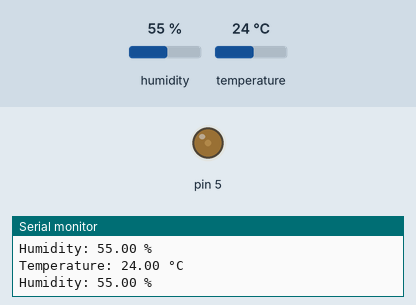
A sketch run on a simulated Arduino Uno, built with avr-gcc and run on an emulated ATmega328P. Parts: output pins drawn as LEDs (lit = HIGH), the last lines printed to the serial monitor. Inputs (shaded band) come from the test bench; at power-on: temperature 24 °C, humidity 55 %.

Above: at 2.8 s.
2.9 s: temperature set to 17 °C
5.6 s: temperature set to 14 °C
At 7.5 s:
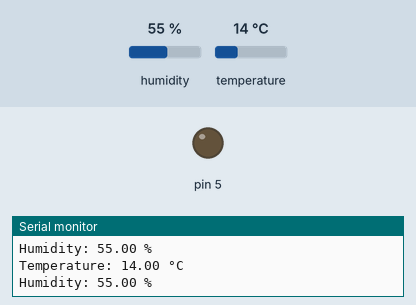
8.3 s: temperature set to 28 °C
At 11.1 s:
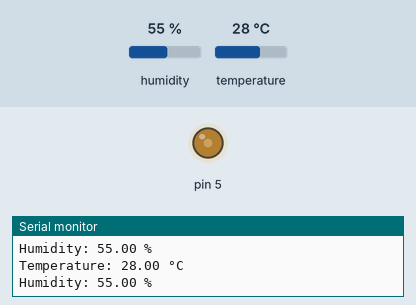
11.6 s: temperature set to 32 °C
At 13.6 s:
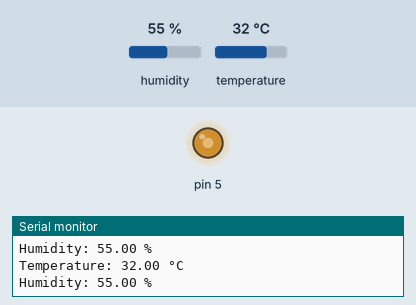
14.3 s: temperature set to 12 °C
At 17.2 s:
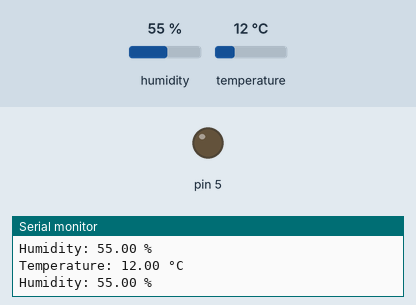
17.7 s: temperature set to 19 °C
At 19.6 s:
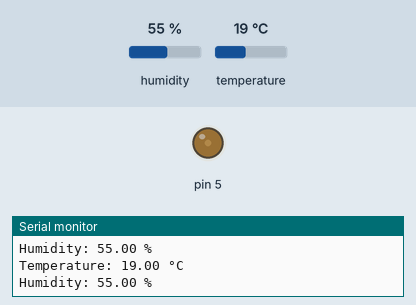
Timing chart, 0 to 21.1 s (numbered marks = the images above; inputs shaded):
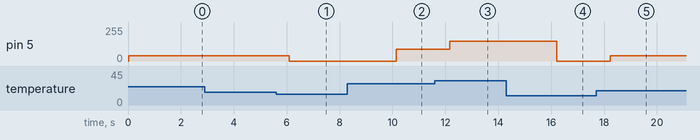

The sketch:

Arduino_code.ino
```cpp
#include <DHT.h>

// Set the type of DHT sensor you're using
#define DHTTYPE DHT11
// Pin to which the DATA pin of the DHT11 is connected
#define DHTPIN 2

// Initialize DHT sensor
DHT dht(DHTPIN, DHTTYPE);

void setup() {
  Serial.begin(9600);
  dht.begin();
}

void loop() {
  // Read the temperature in Celsius
  float temperature = dht.readTemperature();
  // Read the humidity
  float humidity = dht.readHumidity();

  // Check if any reads failed and exit early (to try again).
  if (isnan(temperature) || isnan(humidity)) {
    Serial.println("Failed to read from DHT sensor!");
    return;
  }

  // Control the output based on the temperature
  if (temperature > 30 && temperature <= 35) {
    analogWrite(5, 150);
  } else if (temperature > 25 && temperature <= 30) {
    analogWrite(5, 90);
  } else if (temperature > 15 && temperature <= 25) {
    analogWrite(5, 40);
  } else {
    // If the temperature is outside the specified range, turn off the output
    analogWrite(5, 0);
  }

  // Print the temperature and humidity to the Serial Monitor
  Serial.print("Temperature: ");
  Serial.print(temperature);
  Serial.println(" °C");
  Serial.print("Humidity: ");
  Serial.print(humidity);
  Serial.println(" %");

  // Wait 2 seconds before the next reading
  delay(2000);
}
```

Measured:
- the behaviour switches between 30 and 31 °C on temperature (found by bisection; images 2 and 3)
- after the input at 5.6 s, pin 5: 40/255 → 0/255 after 0.50 s
- after the input at 8.3 s, pin 5: 0/255 → 90/255 after 1.8 s
- after the input at 11.6 s, pin 5: 90/255 → 150/255 after 0.57 s
- after the input at 14.3 s, pin 5: 150/255 → 0/255 after 1.9 s
- after the input at 17.7 s, pin 5: 0/255 → 40/255 after 0.54 s
